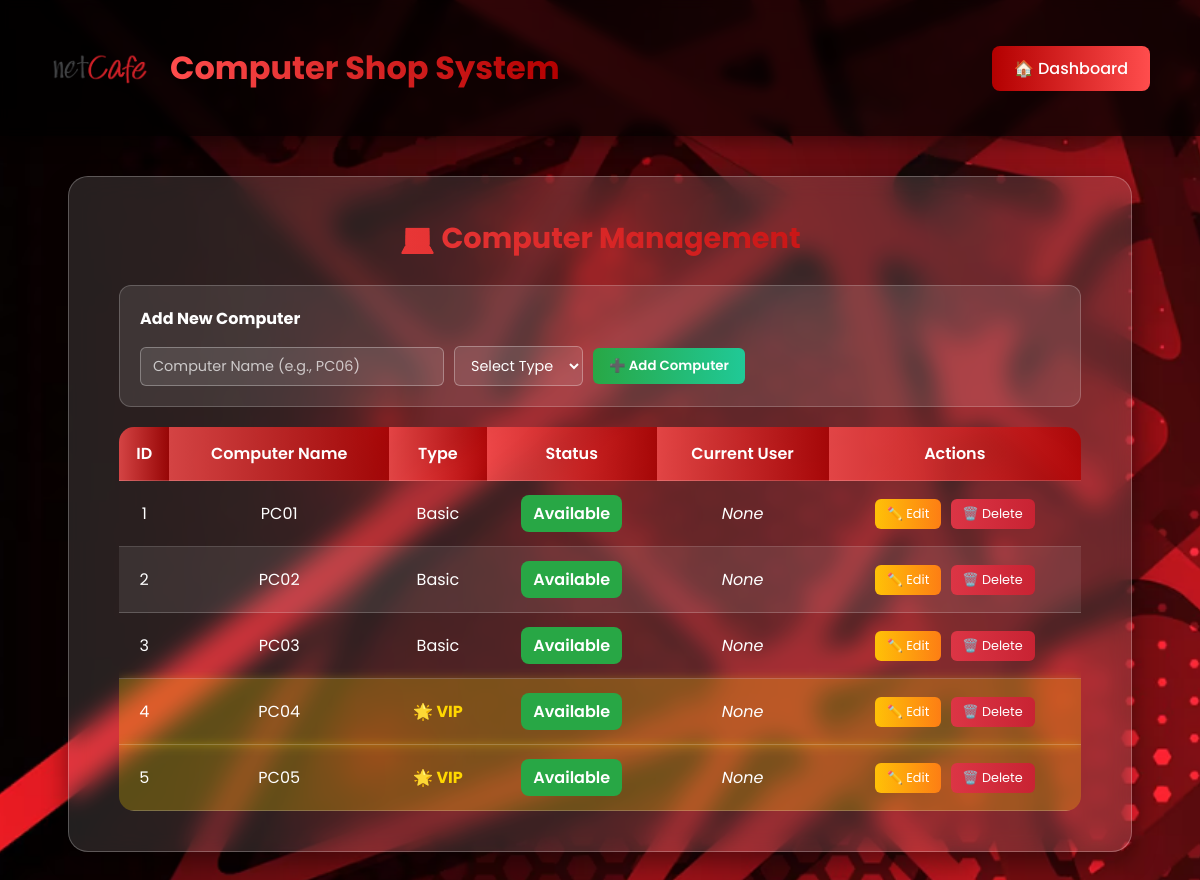
The app's page /computer_shop_system/admin/computers.php (signed in) with its own data.
### tables this page shows
CREATE TABLE `computers` (
  `computer_id` int(11) NOT NULL,
  `computer_name` varchar(50) NOT NULL,
  `type_id` int(11) NOT NULL,
  `status` enum('available','in-use','offline') DEFAULT 'available'
);

CREATE TABLE `computer_types` (
  `type_id` int(11) NOT NULL,
  `type_name` varchar(50) NOT NULL,
  `rate_per_hour` decimal(10,2) NOT NULL
);

### computer_shop_system/admin/computers.php (the view, shortened to what this page needs)
<?php
include('../db_connect.php');
$sql = "SELECT c.computer_id, c.computer_name, c.status, ct.type_name, c.type_id, u.full_name AS logged_user
        FROM computers c
        JOIN computer_types ct ON c.type_id = ct.type_id
        LEFT JOIN users u ON u.active_pc_id = c.computer_id
        ORDER BY c.computer_id ASC";
$result = $conn->query($sql);
?>
<!DOCTYPE html>
<html lang="en">
<head>
</head>
<body>
<header>
    <div class="header-left">
        <img src="assets/company/company.png" alt="Company Logo">
        <h2>Computer Shop System</h2>
    </div>
    <a href="admin_dashboard.php" class="back-btn">🏠 Dashboard</a>
</header>
<main>
    <div class="table-container">
        <h3>💻 Computer Management</h3>
        <div class="form-section">
            <h4>Add New Computer</h4>
            <form action="actions/add_computer.php" method="POST">
                <input type="text" name="computer_name" placeholder="Computer Name (e.g., PC06)" required>
                <select name="type_id" required>
                    <option value="">Select Type</option>
                </select>
                <button type="submit">➕ Add Computer</button>
            </form>
        </div>
        <?php if ($result && $result->num_rows > 0): ?>
            <table>
                <thead>
                    <tr>
                        <th>ID</th>
                        <th>Computer Name</th>
                        <th>Type</th>
                        <th>Status</th>
                        <th>Current User</th>
                        <th>Actions</th>
                    </tr>
                </thead>
                <tbody>
                    <?php while ($row = $result->fetch_assoc()): ?>
                        <tr class="<?php echo ($row['type_name'] === 'VIP') ? 'vip-row' : ''; ?>">
                            <td><?php echo $row['computer_id']; ?></td>
                            <td><?php echo htmlspecialchars($row['computer_name']); ?></td>
                            <td>
                                <?php
                                    echo ($row['type_name'] === 'VIP')
                                        ? "<b style='color:#ffd700;'>🌟 VIP</b>"
                                        : htmlspecialchars($row['type_name']);
                                ?>
                            </td>
                            <td>
                                <?php
                                    if ($row['status'] === 'available') {
                                        echo "<span class='status available'>Available</span>";
                                    } elseif ($row['status'] === 'in-use') {
                                        echo "<span class='status in-use'>In Use</span>";
                                    } else {
                                        echo "<span class='status offline'>Offline</span>";
                                    }
                                ?>
                            </td>
                            <td>
                                <?php
                                    echo $row['logged_user']
                                        ? htmlspecialchars($row['logged_user'])
                                        : "<i>None</i>";
                                ?>
                            </td>
                            <td>
                                <button class="edit-btn" onclick="openEditModal(<?php echo $row['computer_id']; ?>, '<?php echo addslashes($row['computer_name']); ?>', <?php echo $row['type_id']; ?>)">✏️ Edit</button>
                                <form action="actions/delete_computer.php" method="POST" style="display:inline;" onsubmit="return confirmDelete()">
                                    <button type="submit" class="delete-btn">🗑️ Delete</button>
                                </form>
                            </td>
                        </tr>
                    <?php endwhile; ?>
                </tbody>
            </table>
        <?php else: ?>
            <p style="text-align:center;"><i>No computers found in the system.</i></p>
        <?php endif; ?>
    </div>
</main>
</body>
</html>

### computer_shop_system/admin/computers.php (style rules this page uses)
* { margin: 0; padding: 0; box-sizing: border-box; font-family: 'Poppins', sans-serif; }
body { background: url('assets/company/bgadmin.png') no-repeat center center/cover; min-height: 100vh; display: flex; flex-direction: column; color: #fff; }
header { display: flex; justify-content: space-between; align-items: center; padding: 18px 50px; background: rgba(0, 0, 0, 0.65); box-shadow: 0 4px 20px rgba(0, 0, 0, 0.4); backdrop-filter: blur(6px); }
.header-left { display: flex; align-items: center; gap: 20px; }
.header-left img { width: 100px; height: 100px; object-fit: contain; }
.header-left h2 { font-size: 2rem; background: linear-gradient(90deg, #ff4d4d, #b30000); -webkit-background-clip: text; -webkit-text-fill-color: transparent; font-weight: 700; }
.back-btn { background: linear-gradient(90deg, #b30000, #ff4d4d); color: #fff; padding: 10px 22px; border-radius: 8px; font-weight: 500; text-decoration: none; transition: all 0.3s ease; }
main { flex: 1; display: flex; justify-content: center; align-items: flex-start; padding: 40px; }
.table-container { background: rgba(255, 255, 255, 0.12); border-radius: 20px; padding: 40px 50px; width: 95%; max-width: 1100px; backdrop-filter: blur(12px); border: 1px solid rgba(255, 255, 255, 0.25); box-shadow: 0 10px 25px rgba(0, 0, 0, 0.4); overflow-x: auto; }
h3 { text-align: center; font-size: 1.8rem; margin-bottom: 25px; background: linear-gradient(90deg, #ff4d4d, #b30000); -webkit-background-clip: text; -webkit-text-fill-color: transparent; font-weight: 700; }
table { width: 100%; border-collapse: collapse; border-radius: 15px; overflow: hidden; }
th, td { padding: 14px 10px; text-align: center; border-bottom: 1px solid rgba(255, 255, 255, 0.2); }
th { background: linear-gradient(90deg, rgba(255,77,77,0.8), rgba(179,0,0,0.8)); color: #fff; font-weight: 600; }
tr:nth-child(even) { background: rgba(255, 255, 255, 0.08); }
.status { display: inline-block; padding: 6px 12px; border-radius: 8px; font-weight: 600; color: #fff; }
.status.available { background: #28a745; }
.vip-row { background: rgba(255, 215, 0, 0.25) !important; box-shadow: 0 0 10px rgba(255, 215, 0, 0.3); animation: glow 2s infinite alternate; }
.form-section { background: rgba(255, 255, 255, 0.1); border-radius: 12px; padding: 20px; margin-bottom: 20px; border: 1px solid rgba(255, 255, 255, 0.2); }
.form-section h4 { margin-bottom: 15px; color: #fff; }
.form-section form { display: flex; gap: 10px; align-items: center; flex-wrap: wrap; }
.form-section input, .form-section select { padding: 8px 12px; border: 1px solid rgba(255, 255, 255, 0.3); border-radius: 6px; background: rgba(255, 255, 255, 0.1); color: #fff; font-size: 0.9rem; }
.form-section input::placeholder { color: rgba(255, 255, 255, 0.7); }
.form-section button { background: linear-gradient(90deg, #28a745, #20c997); color: #fff; border: none; padding: 8px 16px; border-radius: 6px; cursor: pointer; font-weight: 600; transition: all 0.3s ease; }
.edit-btn { background: linear-gradient(90deg, #ffc107, #fd7e14); color: #fff; border: none; padding: 6px 12px; border-radius: 6px; cursor: pointer; font-size: 0.8rem; transition: all 0.3s ease; }
.delete-btn { background: linear-gradient(90deg, #dc3545, #c82333); color: #fff; border: none; padding: 6px 12px; border-radius: 6px; cursor: pointer; font-size: 0.8rem; transition: all 0.3s ease; margin-left: 5px; }

### records on screen
computers: computer_id "1", computer_name "PC01", type.type_name "Basic", status "Available"
computers: computer_id "2", computer_name "PC02", type.type_name "Basic", status "Available"
computers: computer_id "3", computer_name "PC03", type.type_name "Basic", status "Available"
computers: computer_id "4", computer_name "PC04", shows "🌟 VIP", status "Available"
computers: computer_id "5", computer_name "PC05", shows "🌟 VIP", status "Available"
